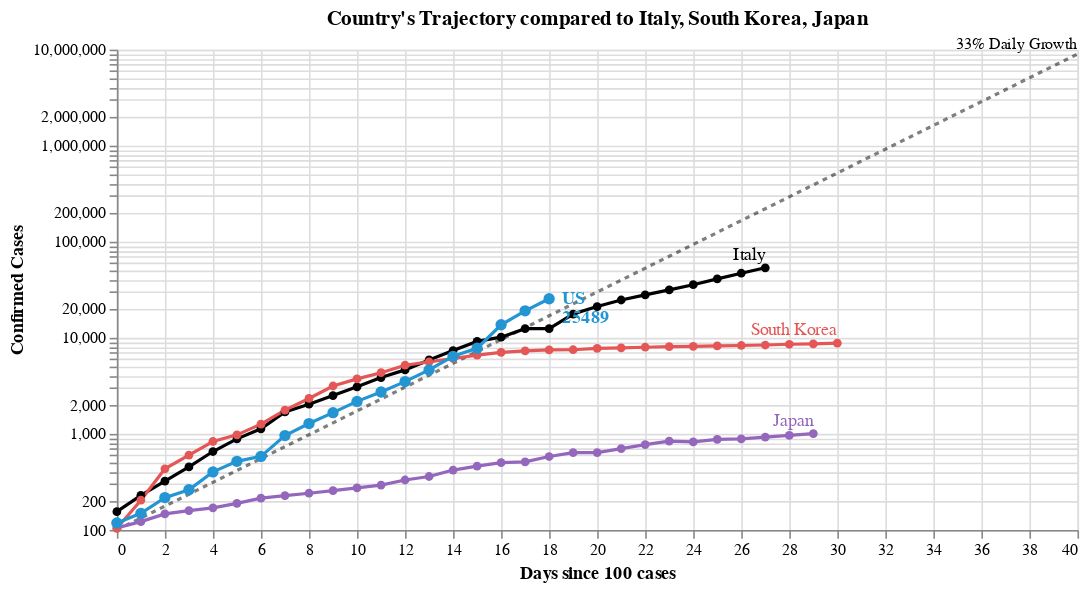

Notebook code for this chart:
### Markdown cell above
Select a country from the drop down list below to toggle  the visualization.

### Code cell
#hide_input
base = alt.Chart(dff2, width=600).encode(
    x='Days since 100 cases:Q',
    y=alt.Y('Confirmed Cases:Q', scale=alt.Scale(type='log')),
    color=alt.Color('Country:N', scale=alt.Scale(domain=color_domain, range=color_range), legend=None),
    tooltip=['Country', 'Date', 'Confirmed Cases', 'Days since 100 cases']
)

country_selection = alt.selection_single(
    name='Select', fields=['Country'], 
    bind=alt.binding_select(options=list(sorted(set(countries) - set(baseline_countries)))),
    init={'Country': 'US'})

date_filter = alt.datum['Date'] >= int(max_date.timestamp() * 1000)
base2 = base.transform_filter(alt.FieldOneOfPredicate('Country', baseline_countries))
base3 = base.transform_filter(country_selection)
base4 = base3.transform_filter(date_filter)

max_day = dff2['Days since 100 cases'].max()
ref = pd.DataFrame([[x, 100*1.33**x] for x in range(max_day+1)], columns=['Days since 100 cases', 'Confirmed Cases'])
base_ref = alt.Chart(ref).encode(x='Days since 100 cases:Q', y='Confirmed Cases:Q')
base_ref_f = base_ref.transform_filter(alt.datum['Days since 100 cases'] >= max_day)

chart5 = (
 base_ref.mark_line(color='black', opacity=.5, strokeDash=[3,3]) + 
 base_ref_f.mark_text(dy=-6, align='right', fontSize=10, text='33% Daily Growth') + 
 base2.mark_line(point=True, tooltip=True) +
 base3.mark_line(point={'size':50}, tooltip=True) +
 base2.transform_filter(date_filter).mark_text(dy=-8, align='right').encode(text='Country:N') +
 base4.mark_text(dx=8, align='left', fontWeight='bold').encode(text='Country:N') +
 base4.mark_text(dx=8, dy=12, align='left', fontWeight='bold').encode(text='Confirmed Cases:Q')
).add_selection(country_selection).properties(
    title=f"Country's Trajectory compared to {', '.join(baseline_countries)}"
)
chart5

### Figure 1 — Vega-Lite specification as saved in the notebook (floating-point values rounded to 4 significant figures; data arrays with more than 128 entries replaced by an {"elided": "..."} marker saying what was removed)
{"config": {"view": {"continuousWidth": 400, "continuousHeight": 300}}, "layer": [{"mark": {"type": "line", "color": "black", "opacity": 0.5, "strokeDash": [3, 3]}, "encoding": {"x": {"type": "quantitative", "field": "Days since 100 cases"}, "y": {"type": "quantitative", "field": "Confirmed Cases"}}, "selection": {"Select": {"type": "single", "fields": ["Country"], "bind": {"input": "select", "options": ["Australia", "Austria", "Belgium", "Brazil", "Canada", "Cruise Ship", "Czechia", "Denmark", "France", "Germany", "Iran", "Ireland", "Israel", "Malaysia", "Netherlands", "Norway", "Pakistan", "Portugal", "Spain", "Sweden", "Switzerland", "US", "United Kingdom"]}, "init": {"Country": "US"}}}}, {"mark": {"type": "text", "align": "right", "dy": -6, "fontSize": 10, "text": "33% Daily Growth"}, "encoding": {"x": {"type": "quantitative", "field": "Days since 100 cases"}, "y": {"type": "quantitative", "field": "Confirmed Cases"}}, "transform": [{"filter": "(datum['Days since 100 cases'] >= 40)"}]}, {"data": {"name": "data-d1cc8b3efaf2b95f26039e4fb3e0bf22"}, "mark": {"type": "line", "point": true, "tooltip": true}, "encoding": {"color": {"type": "nominal", "field": "Country", "legend": null, "scale": {"domain": ["Australia", "Austria", "Belgium", "Brazil", "Canada", "Cruise Ship", "Czechia", "Denmark", "France", "Germany", "Iran", "Ireland", "Israel", "Italy", "Japan", "Malaysia", "Netherlands", "Norway", "Pakistan", "Portugal", "South Korea", "Spain", "Sweden", "Switzerland", "US", "United Kingdom"], "range": ["#C1B7AD", "#C1B7AD", "#C1B7AD", "#C1B7AD", "#C1B7AD", "#C1B7AD", "#C1B7AD", "#C1B7AD", "#F58518", "#9D755D", "#A1BA59", "#C1B7AD", "#C1B7AD", "black", "#9467bd", "#C1B7AD", "#C1B7AD", "#C1B7AD", "#C1B7AD", "#C1B7AD", "#E45756", "#F58518", "#C1B7AD", "#9D755D", "#2495D3", "#2495D3"]}}, "tooltip": [{"type": "nominal", "field": "Country"}, {"type": "temporal", "field": "Date"}, {"type": "quantitative", "field": "Confirmed Cases"}, {"type": "quantitative", "field": "Days since 100 cases"}], "x": {"type": "quantitative", "field": "Days since 100 cases"}, "y": {"type": "quantitative", "field": "Confirmed Cases", "scale": {"type": "log"}}}, "transform": [{"filter": {"field": "Country", "oneOf": ["Italy", "South Korea", "Japan"]}}], "width": 600}, {"data": {"name": "data-d1cc8b3efaf2b95f26039e4fb3e0bf22"}, "mark": {"type": "line", "point": {"size": 50}, "tooltip": true}, "encoding": {"color": {"type": "nominal", "field": "Country", "legend": null, "scale": {"domain": ["Australia", "Austria", "Belgium", "Brazil", "Canada", "Cruise Ship", "Czechia", "Denmark", "France", "Germany", "Iran", "Ireland", "Israel", "Italy", "Japan", "Malaysia", "Netherlands", "Norway", "Pakistan", "Portugal", "South Korea", "Spain", "Sweden", "Switzerland", "US", "United Kingdom"], "range": ["#C1B7AD", "#C1B7AD", "#C1B7AD", "#C1B7AD", "#C1B7AD", "#C1B7AD", "#C1B7AD", "#C1B7AD", "#F58518", "#9D755D", "#A1BA59", "#C1B7AD", "#C1B7AD", "black", "#9467bd", "#C1B7AD", "#C1B7AD", "#C1B7AD", "#C1B7AD", "#C1B7AD", "#E45756", "#F58518", "#C1B7AD", "#9D755D", "#2495D3", "#2495D3"]}}, "tooltip": [{"type": "nominal", "field": "Country"}, {"type": "temporal", "field": "Date"}, {"type": "quantitative", "field": "Confirmed Cases"}, {"type": "quantitative", "field": "Days since 100 cases"}], "x": {"type": "quantitative", "field": "Days since 100 cases"}, "y": {"type": "quantitative", "field": "Confirmed Cases", "scale": {"type": "log"}}}, "transform": [{"filter": {"selection": "Select"}}], "width": 600}, {"data": {"name": "data-d1cc8b3efaf2b95f26039e4fb3e0bf22"}, "mark": {"type": "text", "align": "right", "dy": -8}, "encoding": {"color": {"type": "nominal", "field": "Country", "legend": null, "scale": {"domain": ["Australia", "Austria", "Belgium", "Brazil", "Canada", "Cruise Ship", "Czechia", "Denmark", "France", "Germany", "Iran", "Ireland", "Israel", "Italy", "Japan", "Malaysia", "Netherlands", "Norway", "Pakistan", "Portugal", "South Korea", "Spain", "Sweden", "Switzerland", "US", "United Kingdom"], "range": ["#C1B7AD", "#C1B7AD", "#C1B7AD", "#C1B7AD", "#C1B7AD", "#C1B7AD", "#C1B7AD", "#C1B7AD", "#F58518", "#9D755D", "#A1BA59", "#C1B7AD", "#C1B7AD", "black", "#9467bd", "#C1B7AD", "#C1B7AD", "#C1B7AD", "#C1B7AD", "#C1B7AD", "#E45756", "#F58518", "#C1B7AD", "#9D755D", "#2495D3", "#2495D3"]}}, "text": {"type": "nominal", "field": "Country"}, "tooltip": [{"type": "nominal", "field": "Country"}, {"type": "temporal", "field": "Date"}, {"type": "quantitative", "field": "Confirmed Cases"}, {"type": "quantitative", "field": "Days since 100 cases"}], "x": {"type": "quantitative", "field": "Days since 100 cases"}, "y": {"type": "quantitative", "field": "Confirmed Cases", "scale": {"type": "log"}}}, "transform": [{"filter": {"field": "Country", "oneOf": ["Italy", "South Korea", "Japan"]}}, {"filter": "(datum['Date'] >= 1584748800000)"}], "width": 600}, {"data": {"name": "data-d1cc8b3efaf2b95f26039e4fb3e0bf22"}, "mark": {"type": "text", "align": "left", "dx": 8, "fontWeight": "bold"}, "encoding": {"color": {"type": "nominal", "field": "Country", "legend": null, "scale": {"domain": ["Australia", "Austria", "Belgium", "Brazil", "Canada", "Cruise Ship", "Czechia", "Denmark", "France", "Germany", "Iran", "Ireland", "Israel", "Italy", "Japan", "Malaysia", "Netherlands", "Norway", "Pakistan", "Portugal", "South Korea", "Spain", "Sweden", "Switzerland", "US", "United Kingdom"], "range": ["#C1B7AD", "#C1B7AD", "#C1B7AD", "#C1B7AD", "#C1B7AD", "#C1B7AD", "#C1B7AD", "#C1B7AD", "#F58518", "#9D755D", "#A1BA59", "#C1B7AD", "#C1B7AD", "black", "#9467bd", "#C1B7AD", "#C1B7AD", "#C1B7AD", "#C1B7AD", "#C1B7AD", "#E45756", "#F58518", "#C1B7AD", "#9D755D", "#2495D3", "#2495D3"]}}, "text": {"type": "nominal", "field": "Country"}, "tooltip": [{"type": "nominal", "field": "Country"}, {"type": "temporal", "field": "Date"}, {"type": "quantitative", "field": "Confirmed Cases"}, {"type": "quantitative", "field": "Days since 100 cases"}], "x": {"type": "quantitative", "field": "Days since 100 cases"}, "y": {"type": "quantitative", "field": "Confirmed Cases", "scale": {"type": "log"}}}, "transform": [{"filter": {"selection": "Select"}}, {"filter": "(datum['Date'] >= 1584748800000)"}], "width": 600}, {"data": {"name": "data-d1cc8b3efaf2b95f26039e4fb3e0bf22"}, "mark": {"type": "text", "align": "left", "dx": 8, "dy": 12, "fontWeight": "bold"}, "encoding": {"color": {"type": "nominal", "field": "Country", "legend": null, "scale": {"domain": ["Australia", "Austria", "Belgium", "Brazil", "Canada", "Cruise Ship", "Czechia", "Denmark", "France", "Germany", "Iran", "Ireland", "Israel", "Italy", "Japan", "Malaysia", "Netherlands", "Norway", "Pakistan", "Portugal", "South Korea", "Spain", "Sweden", "Switzerland", "US", "United Kingdom"], "range": ["#C1B7AD", "#C1B7AD", "#C1B7AD", "#C1B7AD", "#C1B7AD", "#C1B7AD", "#C1B7AD", "#C1B7AD", "#F58518", "#9D755D", "#A1BA59", "#C1B7AD", "#C1B7AD", "black", "#9467bd", "#C1B7AD", "#C1B7AD", "#C1B7AD", "#C1B7AD", "#C1B7AD", "#E45756", "#F58518", "#C1B7AD", "#9D755D", "#2495D3", "#2495D3"]}}, "text": {"type": "quantitative", "field": "Confirmed Cases"}, "tooltip": [{"type": "nominal", "field": "Country"}, {"type": "temporal", "field": "Date"}, {"type": "quantitative", "field": "Confirmed Cases"}, {"type": "quantitative", "field": "Days since 100 cases"}], "x": {"type": "quantitative", "field": "Days since 100 cases"}, "y": {"type": "quantitative", "field": "Confirmed Cases", "scale": {"type": "log"}}}, "transform": [{"filter": {"selection": "Select"}}, {"filter": "(datum['Date'] >= 1584748800000)"}], "width": 600}], "data": {"name": "data-68672cae1c84aacde8ad60773c6666d3"}, "title": "Country's Trajectory compared to Italy, South Korea, Japan", "$schema": "https://vega.github.io/schema/vega-lite/v4.0.2.json", "datasets": {"data-68672cae1c84aacde8ad60773c6666d3": [{"Days since 100 cases": 0, "Confirmed Cases": 100.0}, {"Days since 100 cases": 1, "Confirmed Cases": 133.0}, {"Days since 100 cases": 2, "Confirmed Cases": 176.9}, {"Days since 100 cases": 3, "Confirmed Cases": 235.3}, {"Days since 100 cases": 4, "Confirmed Cases": 312.9}, {"Days since 100 cases": 5, "Confirmed Cases": 416.2}, {"Days since 100 cases": 6, "Confirmed Cases": 553.5}, {"Days since 100 cases": 7, "Confirmed Cases": 736.1}, {"Days since 100 cases": 8, "Confirmed Cases": 979.1}, {"Days since 100 cases": 9, "Confirmed Cases": 1302.0}, {"Days since 100 cases": 10, "Confirmed Cases": 1732.0}, {"Days since 100 cases": 11, "Confirmed Cases": 2303.0}, {"Days since 100 cases": 12, "Confirmed Cases": 3064.0}, {"Days since 100 cases": 13, "Confirmed Cases": 4074.0}, {"Days since 100 cases": 14, "Confirmed Cases": 5419.0}, {"Days since 100 cases": 15, "Confirmed Cases": 7207.0}, {"Days since 100 cases": 16, "Confirmed Cases": 9586.0}, {"Days since 100 cases": 17, "Confirmed Cases": 12750.0}, {"Days since 100 cases": 18, "Confirmed Cases": 16960.0}, {"Days since 100 cases": 19, "Confirmed Cases": 22550.0}, {"Days since 100 cases": 20, "Confirmed Cases": 29990.0}, {"Days since 100 cases": 21, "Confirmed Cases": 39890.0}, {"Days since 100 cases": 22, "Confirmed Cases": 53060.0}, {"Days since 100 cases": 23, "Confirmed Cases": 70560.0}, {"Days since 100 cases": 24, "Confirmed Cases": 93850.0}, {"Days since 100 cases": 25, "Confirmed Cases": 124800.0}, {"Days since 100 cases": 26, "Confirmed Cases": 166000.0}, {"Days since 100 cases": 27, "Confirmed Cases": 220800.0}, {"Days since 100 cases": 28, "Confirmed Cases": 293700.0}, {"Days since 100 cases": 29, "Confirmed Cases": 390600.0}, {"Days since 100 cases": 30, "Confirmed Cases": 519500.0}, {"Days since 100 cases": 31, "Confirmed Cases": 690900.0}, {"Days since 100 cases": 32, "Confirmed Cases": 918900.0}, {"Days since 100 cases": 33, "Confirmed Cases": 1222000.0}, {"Days since 100 cases": 34, "Confirmed Cases": 1625000.0}, {"Days since 100 cases": 35, "Confirmed Cases": 2162000.0}, {"Days since 100 cases": 36, "Confirmed Cases": 2875000.0}, {"Days since 100 cases": 37, "Confirmed Cases": 3824000.0}, {"Days since 100 cases": 38, "Confirmed Cases": 5086000.0}, {"Days since 100 cases": 39, "Confirmed Cases": 6764000.0}, {"Days since 100 cases": 40, "Confirmed Cases": 8996000.0}], "data-d1cc8b3efaf2b95f26039e4fb3e0bf22": {"elided": "449 records"}}}
